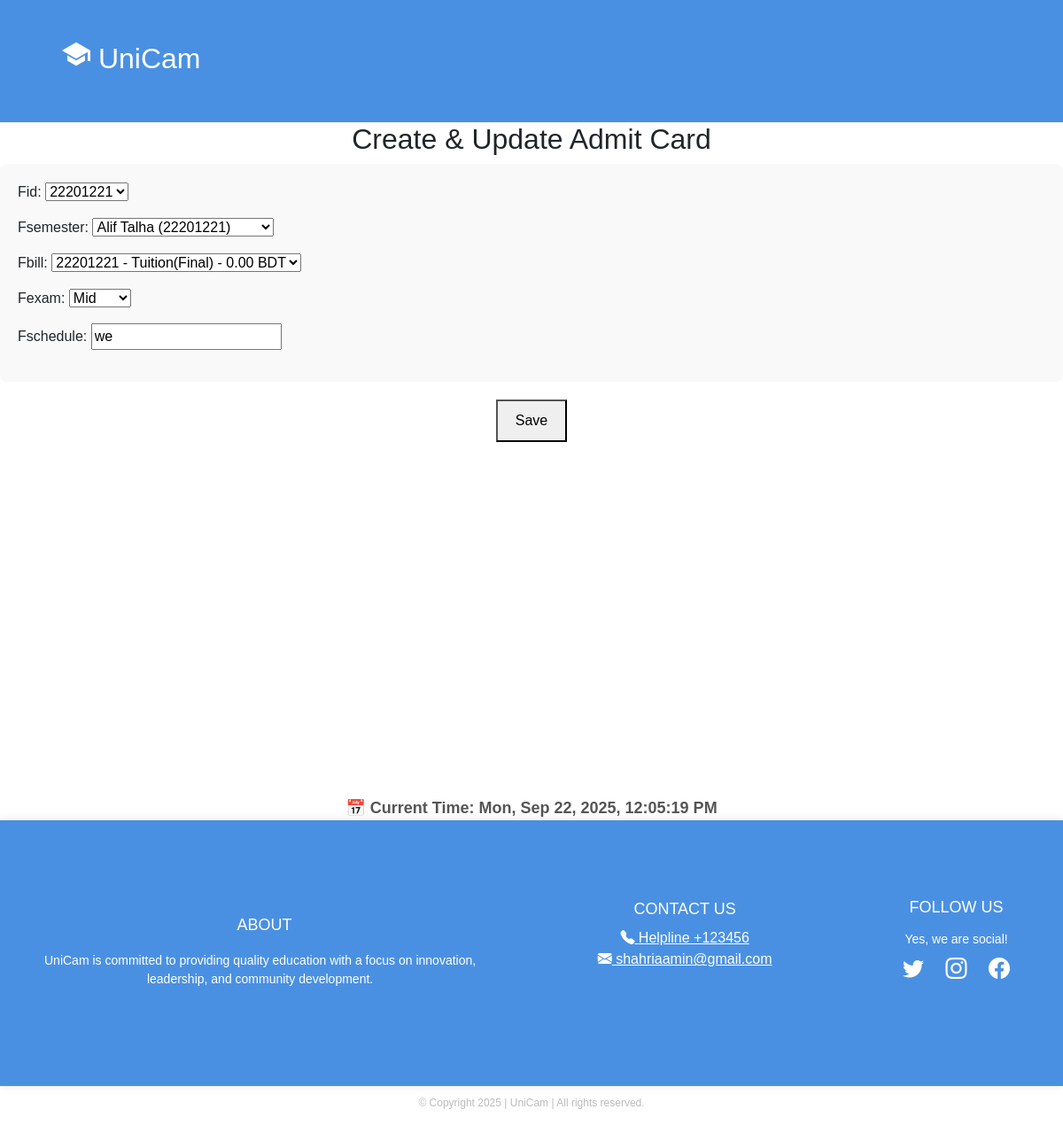
Page /update-admitcard/22201221/ on the committed database.
### app1/models.py (models this page shows)
class FinalAdmitCard(models.Model):
    fid = models.ForeignKey(Student, on_delete=models.CASCADE, related_name='admit_student')
    fsemester = models.ForeignKey(StudentInfo, on_delete=models.CASCADE, related_name='admit_semester')
    fbill = models.ForeignKey(LastPayment, on_delete=models.CASCADE, related_name='admitcard_bill')
    fexam = models.CharField(
        max_length=20,
        choices=[('Mid', 'Mid'), ('Final', 'Final')]
    )
    fschedule = models.CharField(max_length=100, null=True, blank=True)

### app1/views.py (the view)
# urls.py: path('update-admitcard/<int:sid>/', views.update_admitcard, name='admitform'),
@csrf_exempt
def update_admitcard(request, sid):
    student = get_object_or_404(Student, id=sid)
    admitcard = FinalAdmitCard.objects.filter(fid=student).first()
    if request.method == 'POST':
        admitcard_form = FinalAdmitCardForm(request.POST, instance=admitcard)
        if admitcard_form.is_valid():
            admitcard_form.save()
            return redirect('paymentform')
    else:
        admitcard_form = FinalAdmitCardForm(instance=admitcard)
    context = {
        'admitcard_form': admitcard_form,
    }
    return render(request, 'admitform.html', context)

### app1/forms.py
class FinalAdmitCardForm(forms.ModelForm):
    class Meta:
        model = FinalAdmitCard
        fields = ['fid', 'fsemester', 'fbill', 'fexam', 'fschedule']

### app1/models.py (called while the page is built)
    def __str__(self):
        return self.id

    def __str__(self):
        return f"{self.sname} ({self.sroll})"

    def __str__(self):
        return f"{self.l_student} - {self.l_payment_type} - {self.l_due} BDT"

### templates/admitform.html (shortened to what this page needs)
{% load static %}
<!DOCTYPE html>
<html lang="en">
<head>
  <link href="https://cdn.jsdelivr.net/npm/bootstrap@5.3.3/dist/css/bootstrap.min.css" rel="stylesheet"
>
  <link rel="stylesheet" href="https://cdn.jsdelivr.net/npm/bootstrap-icons@1.10.5/font/bootstrap-icons.css">
</head>
<body>
<header class="header">
  <div class="logo-title">
    <h2 class="logo"><ion-icon name="school-sharp"></ion-icon> UniCam</h2>
  </div>
</header>
<h2 style="text-align: center;">Create & Update Admit Card</h2>
<form method="POST">
    <div  style="background-color: #f9f9f9; padding: 20px; border-radius: 8px; margin-bottom: 20px;">
        {{ admitcard_form.as_p }}
    </div>
    <div style="text-align: center; margin-top: 20px;">
        <button type="submit" style="padding: 10px 20px; font-size: 16px;">Save</button>
    </div>
</form>
</div><br><br><br><br><br><br><br><br><br><br><br><br><br><br><br>
<div style="text-align: center; margin-top: 40px;">
  <div id="clock" style="font-size: 18px; font-weight: bold; color: #555;"></div>
</div>
<footer class="footer" id="footer-section">
  <div class="footer-section">
      <h3>ABOUT</h3>
      <p>UniCam is committed to providing quality education with a focus on innovation,<br> leadership, and community
        development.</p>
  </div>
  <div class="footer-section">
      <h3 >CONTACT US</h3>
      <a href="tel:123456"  style="color: white;" ><i class="bi bi-telephone-fill" style="color: white;"    ></i> Helpline +123456</a>
      <a href="https://www.gmail.com"  style="color: white;" ><i class="bi bi-envelope-fill"  style="color: white;" ></i> shahriaamin@gmail.com</a>
  </div>
  <div class="footer-section">
      <h3 style="margin-top: -2px;">FOLLOW US</h3>
      <p>Yes, we are social!</p>
      <div class="social-icons">
        <a href="https://www.twitter.com" target="_blank"><i class="bi bi-twitter"></i></a>
        <a href="https://www.instagram.com" target="_blank"><i class="bi bi-instagram"></i></a>
        <a href="https://www.facebook.com" target="_blank"><i class="bi bi-facebook"></i></a>
      </div>
  </div>
</footer>
<div class="copyright">
  <p>© Copyright 2025 | UniCam | All rights reserved.</p>
</div>
</body>
</html>

### templates/admitform.html (style rules this page uses)
html { scroll-behavior: smooth; }
body { font-family: Arial, sans-serif; margin: 0; background: white; }
.header { display: flex; align-items: center; padding: 45px; background-color: #4A90E2; position: relative; }
.logo-title { display: flex; align-items: center; margin-left: 25px; }
.logo { font-size: 2em; color: #fff; user-select: none; margin-right: 10px; }
.footer { background-color: #4A90E2; color: white; width: 100%; padding: 90px 50px; min-height: 300px; display: flex; justify-content: space-between; align-items: flex-start; border-radius: 0; box-shadow: 0 0 10px rgba(0, 0, 0, 0.1); }
.footer-section { display: flex; flex-direction: column; justify-content: center; align-items: center; text-align: center; }
.footer-section h3 { margin-bottom: 10px; font-size: 18px; }
.footer-section p { margin: 5px 0; font-size: 14px; }
.social-icons a { color: white; margin: 0 10px; text-decoration: none; font-size: 24px; }
.copyright { width: 100%; text-align: center; font-size: 12px; color: #bbb; margin-top: 10px; }

### rows in the picture
FinalAdmitCard: fid "22201221", fsemester "Alif Talha (22201221)", fbill "22201221 - Tuition(Final) - 0.00 BDT", fexam "Mid", fschedule "we"
